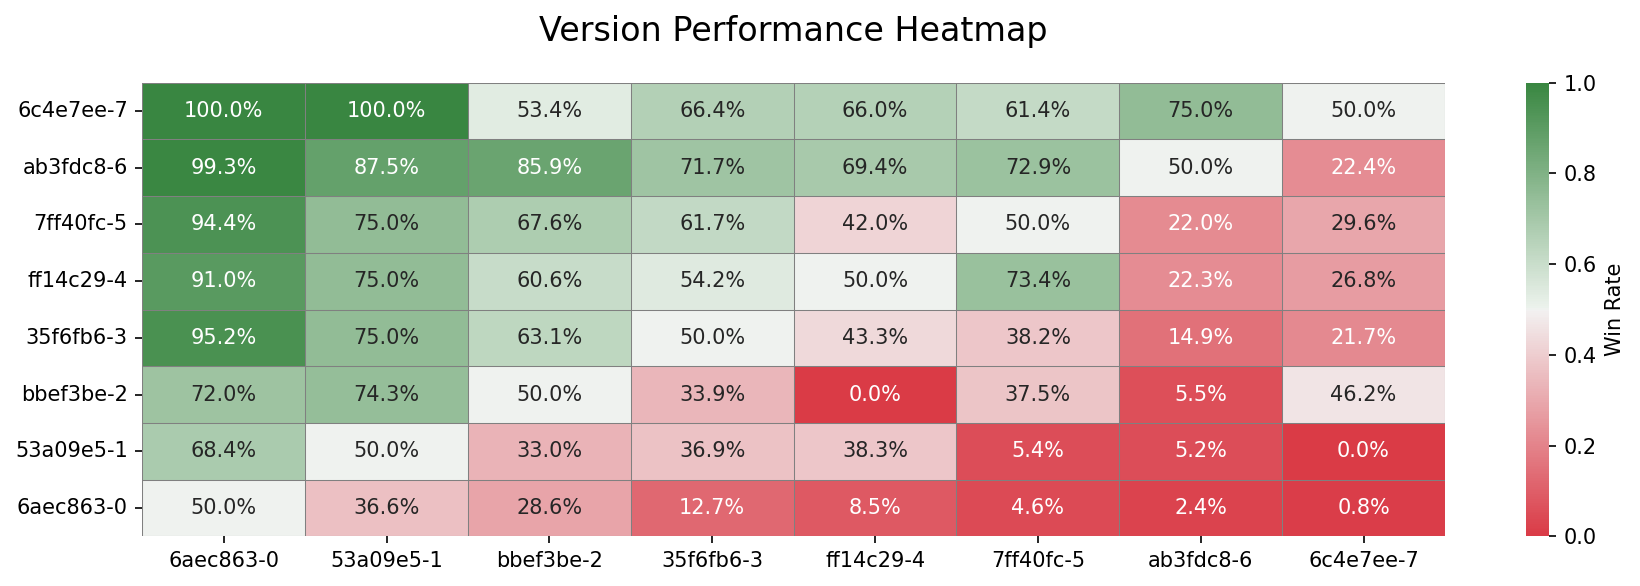

The script that saved this image:
#!/usr/bin/env python3

import argparse
import subprocess
import sys
import json
import numpy as np
import matplotlib.pyplot as plt
import seaborn as sns

from pathlib import Path
import shlex

COMMIT_NAMES = [
    # "6aec863",  # functional alpha/beta + iterative deepening + material eval with position tables
    # "53a09e5",  # move ordering via pv + mvv-lva
    # "bbef3be",  # quiescence search
    # "35f6fb6",  # transposition table
    # "ff14c29",  # faster eval
    # "7ff40fc",  # threefold repetition detection
    # "ab3fdc8",  # passed / doubled pawns
    # "6c4e7ee",  # piece mobility
    # "a28d291",  # delta pruning for quiescence search
    # "2c1a839",  # killer moves
    # "fed61d5",  # fast passed pawn eval
    # "10c64e9",  # null move pruning
    # "5047857",  # late move reduction
    # "93743a2",  # bishop pair + faster move generation
    # "a56e0f7",  # better piece tables + isolated pawns
    # "1fb64eb",  # LMR bugfix
    # "7cfbb74",  # PV search
    # "5ddad41",  # bucket TT
    # "6e3bad1",  # history heuristic
    # "c14002b",  # pseudo-legal move generation
    # "e6662f0",  # LMR bug
    "075f411",  # actually, no pseudo-legal move generation
    # "7490eba",  # futility pruning
    "8024a6e",  # no partial result usage + better iterative deepening time management
    # "c144fb9",  # no TT cleaning between moves
    "5cc228e",  # king safety
    "910fb21",  # DP + NMP tuning
]

MASTER_OPTIONS = {
}


def find_binary(version_name):
    """Find the binary for a given version name."""
    # Extract the suffix after 'prokop-' if version_name starts with 'prokop-'
    binary_prefix = f"prokopakop-{version_name}"
    release_dir = Path("target") / "release"

    for binary_path in release_dir.iterdir():
        if binary_path.is_file() and binary_path.name.startswith(binary_prefix):
            return binary_path

    return None


def find_master_binary():
    """Find the main prokopakop binary."""
    release_dir = Path("target") / "release"
    master_binary = release_dir / "prokopakop"

    if master_binary.exists() and master_binary.is_file():
        return master_binary

    return None


def get_commit_info(commit_item):
    """Extract commit name and options from commit item (supports both string and dict formats)."""
    if isinstance(commit_item, str):
        return commit_item, {}
    elif isinstance(commit_item, dict):
        return commit_item["commit"], commit_item.get("options", {})
    else:
        raise ValueError(f"Invalid commit format: {commit_item}")


def add_uci_options(cmd, options):
    """Add UCI options to the command list."""
    for option_name, option_value in options.items():
        cmd.extend([f"option.{option_name}={option_value}"])


def build_fastchess_command(commit_names, add_master=False, last_n=None):
    """
    Build the fastchess command with multiple engines based on commit names.

    Args:
        commit_names: List of commit names to include
        add_master: Whether to include the master binary
        last_n: If specified, only include the last n commits (most recent)
    """
    # Base command
    cmd = ["./bin/fastchess/fastchess"]

    # Determine which commits to use
    commits_to_use = commit_names
    if last_n is not None:
        # Take the last n commits (most recent are at the end of the list)
        commits_to_use = commit_names[-last_n:] if last_n <= len(commit_names) else commit_names

    # Add master binary if requested
    if add_master:
        master_binary = find_master_binary()
        if master_binary is None:
            print("Error: Could not find master binary at target/release/prokopakop")
            sys.exit(1)

        cmd.extend([
            "-engine",
            f"cmd={master_binary}",
            "name=master"
        ])
        # Add UCI options for master
        add_uci_options(cmd, MASTER_OPTIONS)

    # Add engine parameters for each commit
    for i, commit_item in enumerate(commits_to_use):
        commit_name, commit_options = get_commit_info(commit_item)

        binary_path = find_binary(commit_name)
        if binary_path is None:
            print(f"Error: Could not find binary for commit {commit_name}")
            sys.exit(1)

        # Calculate the original index for naming consistency
        original_index = commit_names.index(commit_item) if commit_item in commit_names else i
        engine_name = commit_name

        # Add -{original_index} so we can know which ones are the most recent
        cmd.extend([
            "-engine",
            f"cmd={binary_path}",
            f"name={engine_name}-{original_index}"
        ])
        # Add UCI options for this commit
        add_uci_options(cmd, commit_options)

    # Add common parameters
    cmd.extend([
        "-each", "tc=10+0.1", "restart=on",
        "-rounds", "200",
        "-concurrency", "32",
        "-config", "outname=scripts/tournament_results.json",
        "-openings", "file=data/book.pgn", "format=pgn", "plies=8", "order=random",
    ])

    # Wrap command with grep filter to remove noisy lines
    cmd_str = " ".join(shlex.quote(arg) for arg in cmd)
    filtered_cmd = f"{cmd_str} | grep -Ev '^(Moves|Info|Warning|Position);'"

    return ["bash", "-c", filtered_cmd]


def run_fastchess(commit_names, add_master=False, last_n=None):
    """
    Run fastchess with the specified commit engines.

    Args:
        commit_names: List of commit names to include
        add_master: Whether to include the master binary
        last_n: If specified, only include the last n commits (most recent)
    """
    command = build_fastchess_command(commit_names, add_master, last_n)

    print("Running fastchess with the following command:")
    print(" ".join(command))
    print()

    try:
        # Run the command
        result = subprocess.run(command, check=True, text=True)
        print("Fastchess completed successfully!")
        return result.returncode
    except subprocess.CalledProcessError as e:
        print(f"Error running fastchess: {e}")
        return e.returncode
    except FileNotFoundError:
        print("Error: fastchess binary not found at ./bin/fastchess/fastchess")
        print("Please ensure the binary exists and is executable.")
        return 1


def calculate_win_rate(stats, engine1, engine2):
    """Calculate win rate of engine1 against engine2."""
    key = f"{engine1} vs {engine2}"
    if key in stats:
        data = stats[key]
        total_games = data['wins'] + data['losses'] + data['draws']
        if total_games == 0:
            return 0.5
        # Win rate = (wins + 0.5 * draws) / total_games
        win_rate = (data['wins'] + 0.5 * data['draws']) / total_games
        return win_rate
    return None


def generate_heatmap(results_file="scripts/tournament_results.json", add_master=False):
    """Generate a heatmap from tournament results."""

    # Load the tournament results
    try:
        with open(results_file, 'r') as f:
            data = json.load(f)
    except FileNotFoundError:
        print(f"Results file {results_file} not found. Run the tournament first.")
        return

    stats = data.get('stats', {})

    # Extract unique engine names and sort them
    engines = set()
    for matchup in stats.keys():
        parts = matchup.split(' vs ')
        if len(parts) == 2:
            engines.add(parts[0])
            engines.add(parts[1])

    # Sort engines by their index number (newer engines have lower indices)
    engine_list = sorted(list(engines), key=lambda x: int(x.split('-')[-1]) if x != 'master' else -1)

    # Create a matrix for the heatmap
    n = len(engine_list)
    win_matrix = np.full((n, n), np.nan)

    # Fill the matrix with win rates
    for i, engine1 in enumerate(engine_list):
        for j, engine2 in enumerate(engine_list):
            if i == j:
                win_matrix[len(engine_list) - i - 1, j] = 0.5  # 50% against itself
            else:
                win_rate = calculate_win_rate(stats, engine1, engine2)
                if win_rate is not None:
                    win_matrix[len(engine_list) - i - 1, j] = win_rate

    # Create the heatmap
    plt.figure(figsize=(12, 4))

    # Create custom colormap (red for losses, white for 50%, green for wins)
    cmap = sns.diverging_palette(10, 130, as_cmap=True)

    # Create heatmap with annotations
    ax = sns.heatmap(win_matrix,
                     annot=True,
                     fmt='.1%',
                     cmap=cmap,
                     center=0.5,
                     vmin=0,
                     vmax=1,
                     cbar_kws={'label': 'Win Rate'},
                     xticklabels=engine_list,
                     yticklabels=list(reversed(engine_list)))

    # Improve labels
    plt.title('Version Performance Heatmap', fontsize=16, pad=20)

    # Add grid for better readability
    ax.set_facecolor('white')
    for i in range(n + 1):
        ax.axhline(i, color='gray', linewidth=0.5)
        ax.axvline(i, color='gray', linewidth=0.5)

    plt.tight_layout()

    # Save the heatmap
    output_file = "scripts/tournament.png"
    plt.savefig(output_file, dpi=150, bbox_inches='tight')
    print(f"\nHeatmap saved to {output_file}")


def print_engine_info(commit_names, add_master=False, last_n=None):
    """Print information about engines and their options."""
    commits_to_use = commit_names
    if last_n is not None:
        commits_to_use = commit_names[-last_n:] if last_n <= len(commit_names) else commit_names

    total_engines = len(commits_to_use)
    if add_master:
        total_engines += 1

    print(f"Engines configured ({total_engines} total):")

    if add_master:
        options_str = ""
        if MASTER_OPTIONS:
            options_list = [f"{k}={v}" for k, v in MASTER_OPTIONS.items()]
            options_str = f" (options: {', '.join(options_list)})"
        print(f"  master (target/release/prokopakop){options_str}")

    for i, commit_item in enumerate(commits_to_use):
        commit_name, commit_options = get_commit_info(commit_item)
        original_index = commit_names.index(commit_item) if commit_item in commit_names else i
        options_str = ""
        if commit_options:
            options_list = [f"{k}={v}" for k, v in commit_options.items()]
            options_str = f" (options: {', '.join(options_list)})"
        print(f"  {original_index}. {commit_name} (target/release/prokopakop-{commit_name}){options_str}")


def main():
    """
    Main function to run the fastchess tournament.
    """
    parser = argparse.ArgumentParser(description="Run fastchess tournament with specified engines")
    parser.add_argument("--add-master", action="store_true",
                       help="Include the current prokopakop binary (master) in the tournament")
    parser.add_argument("--heatmap-only", action="store_true",
                       help="Only generate the heatmap from existing results without running tournament")
    parser.add_argument("-n", "--last-n", type=int, metavar="N",
                       help="Only include the last N commits (most recent) in the tournament")
    parser.add_argument("--results-file", default="scripts/tournament_results.json",
                       help="Path to the tournament results JSON file")

    args = parser.parse_args()

    commits_to_use = COMMIT_NAMES

    # Validate last_n parameter
    if args.last_n is not None:
        if args.last_n <= 0:
            print("Error: -n must be a positive integer")
            sys.exit(1)
        if args.last_n > len(COMMIT_NAMES):
            print(f"Warning: Requested {args.last_n} commits, but only {len(COMMIT_NAMES)} available. Using all commits.")

    if args.heatmap_only:
        # Just generate the heatmap from existing results
        print("Generating heatmap from existing results...")
        generate_heatmap(args.results_file, args.add_master)
    else:
        # Run the tournament
        if args.last_n is not None:
            tournament_type = f"tournament (last {args.last_n} commits)"
            if args.last_n == 2:
                tournament_type = "duel (last 2 commits)"
        else:
            tournament_type = "full tournament"

        print(f"Setting up fastchess {tournament_type}:")
        print_engine_info(commits_to_use, args.add_master, args.last_n)
        print()

        # Run fastchess
        exit_code = run_fastchess(commits_to_use, args.add_master, args.last_n)

        if exit_code == 0:
            # Generate heatmap after successful tournament
            print(f"\nGenerating performance heatmap for {tournament_type}...")
            generate_heatmap(args.results_file, args.add_master)

        sys.exit(exit_code)


if __name__ == "__main__":
    main()
